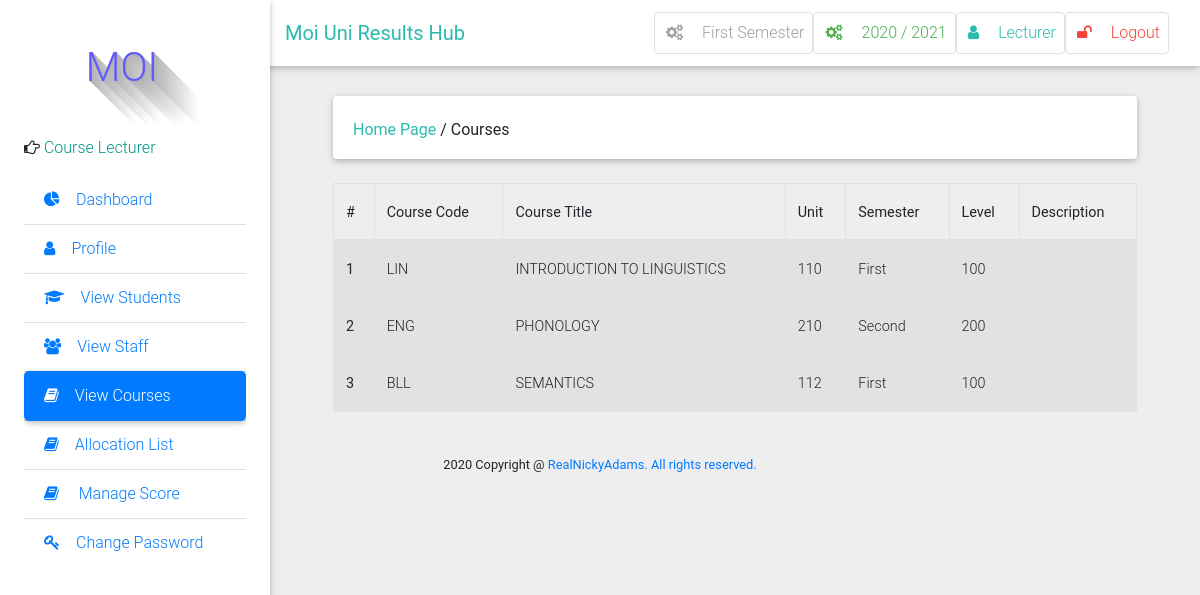
/courses/ (signed in), run on the app's committed database.
### result/models.py (models this page shows, shortened)
class Semester(models.Model):
    semester = models.CharField(max_length=10, choices=SEMESTER, blank=True)
    is_current_semester = models.BooleanField(default=False, blank=True, null=True)
    session = models.ForeignKey(Session, on_delete=models.CASCADE, blank=True, null=True)
    next_semester_begins = models.DateField(null=True, blank=True)
    def __str__(self):
        return self.semester

class Session(models.Model):
    session = models.CharField(max_length=200, unique=True)
    is_current_session = models.BooleanField(default=False, blank=True, null=True)
    next_session_begins = models.DateField(blank=True, null=True)
    def __str__(self):
        return self.session

class User(AbstractUser):
    is_student = models.BooleanField(default=False)
    is_lecturer = models.BooleanField(default=False)
    phone = models.CharField(max_length=60, blank=True, null=True)
    address = models.CharField(max_length=60, blank=True, null=True)
    picture = models.ImageField(upload_to="pictures/", blank=True, null=True)
    email = models.EmailField(blank=True, null=True)
    admission = models.CharField(max_length=10)
    username_validator = ASCIIUsernameValidator()

class Course(models.Model):
    courseTitle = models.CharField(max_length=200)
    courseCode = models.CharField(max_length=200, unique=True)
    courseUnit = models.CharField(max_length=200)
    description = models.TextField(max_length=200, blank=True)
    level = models.CharField(choices=LEVEL, max_length=3, blank=True)
    semester = models.CharField(choices=SEMESTER, max_length=200)
    is_elective = models.BooleanField(default=False, blank=True, null=True)

### result/views.py (the view)
# urls.py: path('courses/', views.course_list, name="course_list"),
@login_required
@lecturer_required
def course_list(request):
    courses = Course.objects.all()
    context = {
        "courses":courses,
        }
    return render(request, 'course/course_list.html', context)

### result/context_processors.py (called while the page is built)
def get_current_year_to_context(request):
    current_datetime = datetime.datetime.now()
    return {
        'current_year': current_datetime.year
    }

def session_processor(request):
    current_session = Session.objects.get(is_current_session=True)
    return {"current_session": current_session}

def semester_processor(request):
    current_semester = Semester.objects.get(is_current_semester=True)
    return {"current_semester": current_semester}

### templates/course/course_list.html (shortened to what this page needs)
{% extends 'base.html' %}
{% block side_bar %}
    {% include 'partial_active_element.html' with active='course_list' %}
{% endblock side_bar %}
{% block content %}
<div class="container-fluid mt-5">
  <div class="card mb-4 wow fadeIn">
    <div class="card-body d-sm-flex justify-content-between">
        <h6 class="mb-2 mb-sm-0 pt-1">
            <a class='text-default'  href="/">Home Page</a>
              <span>/</span>
              <span>Courses</span>
        </h6>
    </div>
  </div>
<div class="table-wrapper-scroll-y">
  <table class="table table-bordered table-striped">
    <thead>
      <tr>
        <th scope="col">#</th>
        <th scope="col">Course Code</th>
        <th scope="col">Course Title</th>
        <th scope="col">Unit</th>
        <th scope="col">Semester</th>
        <th scope="col">Level</th>
        <th scope="col">Description</th>
      </tr>
    </thead>
    {% for course in courses %}
     <tbody>
        <tr>
          <th scope="row">{{ forloop.counter }}</th>
            <td>{{ course.courseCode }}</td>
            <td>{{ course.courseTitle }}</td>
            <td>{{ course.courseUnit }}</td>
            <td>{{ course.semester }}</td>
            <td>{{ course.level }}</td>
            <td>{{ course.description }}</td>
        </tr>
    </tbody>
    {% endfor %}
  </table>
</div>
</div>
<br>
{% endblock %}

### templates/base.html (shortened to what this page needs)
 {%load static %}
<!DOCTYPE html>
<html lang="en">
    <head>
        <link rel="stylesheet" href="https://maxcdn.bootstrapcdn.com/font-awesome/4.7.0/css/font-awesome.min.css">
        <link href="{% static 'css/bootstrap.min.css' %}" rel="stylesheet">
        <link href="{% static 'css/mdb.min.css' %}" rel="stylesheet">
        <link href="{% static 'css/style.css' %}" rel="stylesheet">
    </head>
    <body class="grey lighten-3">
    <header>
        <nav class="navbar fixed-top navbar-expand-lg navbar-light white scrolling-navbar">
            <div class="container-fluid">
                <a class="navbar-brand waves-effect" href="/">
                    <strong class="text-default ">Moi Uni Results Hub</strong>
                </a>
                <div class="collapse navbar-collapse" id="navbarSupportedContent">
                          {% if user.is_authenticated %}
                    <ul class="navbar-nav nav-flex-icons">
                        <li class="nav-item">
                            <a href="{% if request.user.is_superuser %}{% url 'manage_semester' %}{% else %}#{% endif %}" class="nav-link border border-light grey-text rounded waves-effect">
                                <i class="fa fa-cogs mr-3"></i>{{ current_semester }} Semester
                            </a>
                        </li>
                        <li class="nav-item">
                            <a href="{% if request.user.is_superuser %}{% url 'manage_session' %}{% else %}#{% endif %}" class="nav-link border border-light green-text rounded waves-effect">
                                <i class="fa fa-cogs mr-3"></i>{{ current_session }}
                            </a>
                        </li>
                        <li class="nav-item">
                            <a href="{% url 'profile' %}" class="nav-link border border-light rounded waves-effect text-default">
                                <i  class="fa fa-user mr-3"></i>{{ user|capfirst }}
                            </a>
                        </li>
                         <li class="nav-item">
                            <a href="/accounts/logout/" class="nav-link border border-light rounded waves-effect red-text">
                                <i class="fa fa-unlock mr-3"></i>Logout
                            </a>
                        </li>
                    {% endif %}
                </div>
            </div>
        </nav>
        <div class="sidebar-fixed position-fixed">
                <p style="margin-left: 30px;" id="icon" class="logo"> MOI</p>
                {% if request.user.is_lecturer %}
                <p><i class="fa fa-hand-o-right" aria-hidden="true"></i>
                    <span class="teal-text text-center"> Course Lecturer</span></p>
                {% elif request.user.is_student %}
                <p><i class="fa fa-hand-o-right" aria-hidden="true"></i>
                    <span class="teal-text text-center"> Student</span></p>
                {% else %}
                <p><i class="fa fa-hand-o-right" aria-hidden="true"></i>
                    <span class="teal-text text-center"> System Admin</span></p>
                {% endif %}
            <div class="dashboard">
            {% block side_bar %}{% endblock side_bar %}
            </div>
        </div>
    </header>
    <main class="pt-5 mx-lg-5">
        {% block content%} {% endblock %}
    </main>
<footer class="footer text-center">
        <div class="container">
            <small class="copyright">{{ current_year }} Copyright @ <a href="#">RealNickyAdams. All rights reserved. </a></small>
        </div>
    </footer>
    </body>
</html>

### templates/partial_active_element.html (shortened to what this page needs)
<div class="list-group list-group-flush">
    <a href="/" class="list-group-item
        {% if active == 'Dashboard' %} active {% endif %} waves-effect">
        <i class="fa fa-pie-chart mr-3" aria-hidden="true"></i>Dashboard</a>
    <a href="{% url 'profile' %}" class="list-group-item
        {% if active == 'Profile' %} active {% endif %} waves-effect">
        <i class="fa fa-user mr-3" aria-hidden="true"></i>Profile</a>
        {% if request.user.is_lecturer %}
        <a href="{% url 'student_list' %}" class="list-group-item
        {% if active == 'students' %} active {% endif %} waves-effect">
        <i class="fa fa-graduation-cap mr-3" aria-hidden="true"></i>View Students</a>
    {% endif %}
    {% if request.user.is_lecturer %}
        <a href="{% url 'staff_list' %}" class="list-group-item
        {% if active == 'staff' %} active {% endif %} waves-effect">
        <i class="fa  fa-users mr-3" aria-hidden="true"></i>View Staff</a>
    {% endif %}
    {% if request.user.is_superuser %}
    <a href="{% url 'course_list' %}" class="list-group-item
        {% if active == 'course_list' %} active {% endif %} waves-effect">
        <i class="fa fa-book mr-3" aria-hidden="true"></i> Courses</a>
    {% elif request.user.is_lecturer %}
        <a href="{% url 'course_list' %}" class="list-group-item
        {% if active == 'course_list' %} active {% endif %} waves-effect">
        <i class="fa fa-book mr-3" aria-hidden="true"></i>View Courses</a>
    {% endif %}
    {% if request.user.is_superuser or request.user.is_lecturer %}
    <a href="{% url 'course_allocation_view' %}" class="list-group-item
        {% if active == 'course_allocation_view' %} active {% endif %} waves-effect">
        <i class="fa fa-book mr-3" aria-hidden="true"></i>Allocation List</a>
    {% endif %}
    {% if request.user.is_lecturer %}
    <a href="{% url 'add_score' %}" class="list-group-item
        {% if active == 'Add_Score' %} active {% endif %} waves-effect">
        <i class="fa fa-book mr-3" aria-hidden="true"></i>
        Manage Score
    </a>
    {% endif %}
    <a href="{% url 'change_password' %}" class="list-group-item
        {% if active == 'change_password' %} active {% endif %} waves-effect">
    <i class="fa  fa-key mr-3" aria-hidden="true"></i>Change Password</a>
</div>

### static/css/style.css (style rules this page uses)
.sidebar-fixed { height: 100vh; width: 270px; -webkit-box-shadow: 0 2px 5px 0 rgba(0, 0, 0, 0.16), 0 2px 10px 0 rgba(0, 0, 0, 0.12); box-shadow: 0 2px 5px 0 rgba(0, 0, 0, 0.16), 0 2px 10px 0 rgba(0, 0, 0, 0.12); z-index: 1050; background-color: #fff; padding: 1.5rem; padding-top: 0; }
.sidebar-fixed .list-group .active { -webkit-box-shadow: 0 2px 5px 0 rgba(0, 0, 0, 0.16), 0 2px 10px 0 rgba(0, 0, 0, 0.12); box-shadow: 0 2px 5px 0 rgba(0, 0, 0, 0.16), 0 2px 10px 0 rgba(0, 0, 0, 0.12); -webkit-border-radius: 5px; border-radius: 5px; }
@media (min-width: 1200px) { .navbar, .page-footer, main { padding-left: 270px; } }
.logo { text-color:#006666; text-shadow: rgb(179, 179, 179) 0px 0px 0px, rgb(180, 180, 180) 1px 1px 0px, rgb(182, 182, 182) 2px 2px 0px, rgb(184, 184, 184) 3px 3px 0px, rgb(185, 185, 185) 4px 4px 0px, rgb(187, 187, 187) 5px 5px 0px, rgb(189, 189, 189) 6px 6px 0px, rgb(190, 190, 190) 7px 7px 0px, rgb(192, 192, 192) 8px 8px 0px, rgb(194, 194, 194) 9px 9px 0px, rgb(195, 195, 195) 10px 10px 0px, rgb(197, 197, 197) 11px 11px 0px, rgb(199, 199, 199) 12px 12px 0px, rgb(201, 201, 201) 13px 13px 0px, rgb(202, 202, 202) 14px 14px 0px, rgb(204, 204, 204) 15px 15px 0px, rgb(206, 206, 206) 16px 16px 0px, rgb(207, 207, 207) 17px 17px 0px, rgb(209, 209, 209) 18px 18px 0px, rgb(211, 211, 211) 19px 19px 0px, rgb(212, 212, 212) 20px 20px 0px, rgb(214, 214, 214) 21px 21px 0px, rgb(216, 216, 216) 22px 22px 0px, rgb(218, 218, 218) 23px 23px 0px, rgb(219, 219, 219) 24px 24px 0px, rgb(221, 221, 221) 25px 25px 0px, rgb(223, 223, 223) 26px 26px 0px, rgb(224, 224, 224) 27px 27px 0px, rgb(226, 226, 226) 28px 28px 0px, rgb(228, 228, 228) 29px 29px 0px, rgb(230, 230, 230) 30px 30px 0px, rgb(231, 231, 231) 31px 31px 0px, rgb(233, 233, 233) 32px 32px 0px, rgb(235, 235, 235) 33px 33px 0px, rgb(236, 236, 236) 34px 34px 0px, rgb(238, 238, 238) 35px 35px 0px, rgb(240, 240, 240) 36px 36px 0px, rgb(241, 241, 241) 37px 37px 0px, rgb(243, 243, 243) 38px 38px 0px, rgb(245, 245, 245) 39px 39px 0px, rgb(247, 247, 247) 40px 40px 0px, rgb(248, 248, 248) 41px 41px 0px, rgb(250, 250, 250) 42px 42px 0px, rgb(252, 252, 252) 43px 43px 0px, rgb(253, 253, 253) 44px 44px 0px; font-size: 40px; color: rgb(95, 89, 255); height: 120px; width: 136px; line-height: 136px; border-radius: ; text-align: center; background-color: rgb(255, 255, 255); }

### templates/base.html (style rules this page uses)
.dashboard { display: block; max-height: 500px; overflow-y: auto; -ms-overflow-style: -ms-autohiding-scrollbar; }

### templates/course/course_list.html (style rules this page uses)
.table-wrapper-scroll-y { display: block; max-height: 350px; overflow-y: auto; -ms-overflow-style: -ms-autohiding-scrollbar; }

### data on the page
Semester: semester "First"
Session: session "2020 / 2021"
User: username "Lecturer"
Course: courseCode "LIN", courseTitle "INTRODUCTION TO LINGUISTICS", courseUnit "110", semester "First", level "100"
Course: courseCode "ENG", courseTitle "PHONOLOGY", courseUnit "210", semester "Second", level "200"
Course: courseCode "BLL", courseTitle "SEMANTICS", courseUnit "112", semester "First", level "100"
